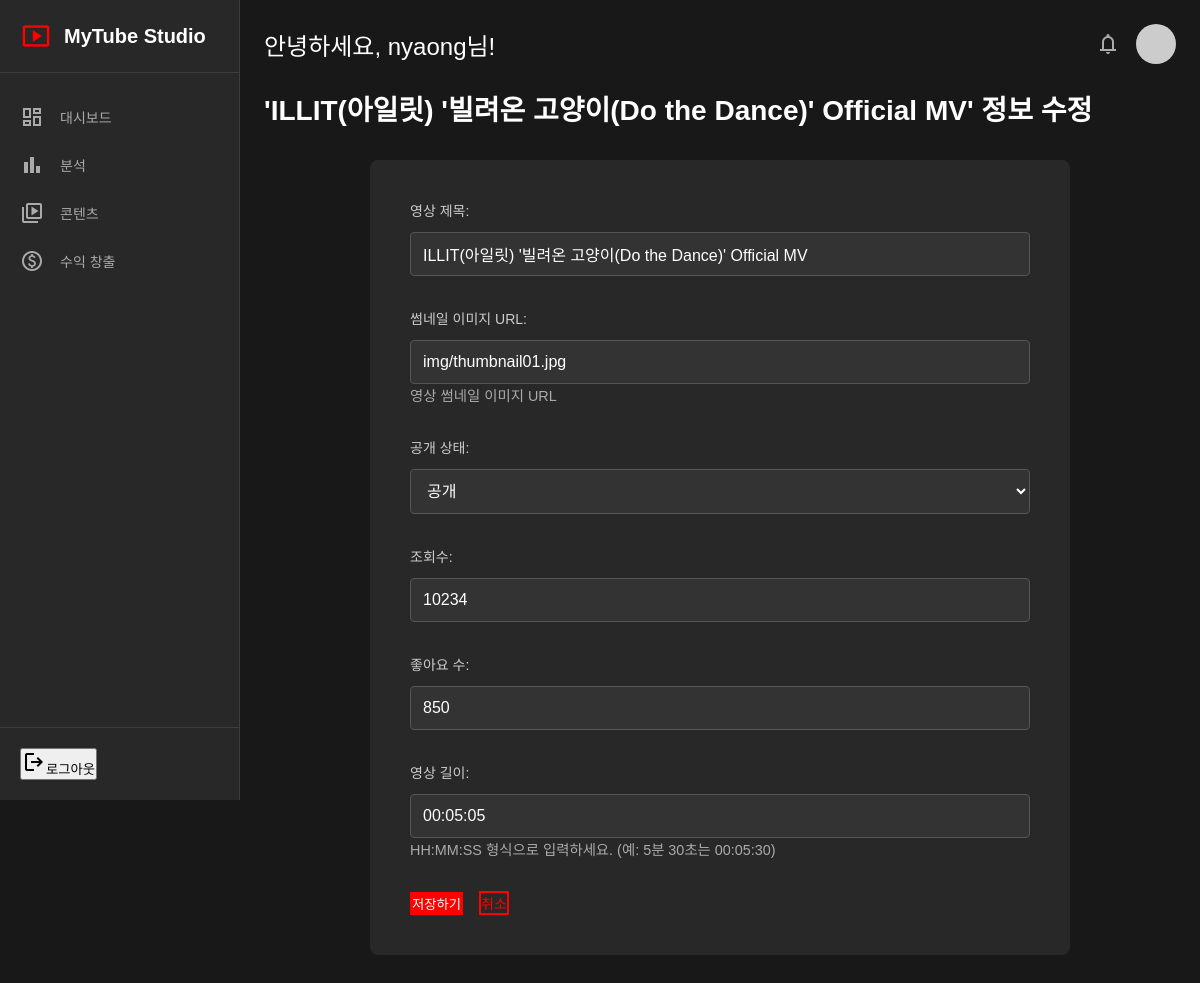
The page /accounts/contents/1/update/ (signed in) on the database its author committed.
### youtube/models.py (models this page shows, shortened)
class Video(models.Model):
    class Status(models.TextChoices):
        PUBLIC = 'Public', '공개'
        PRIVATE = 'Private', '비공개'
        UNLISTED = 'Unlisted', '일부 공개'
    account = models.ForeignKey(AccountInfo, on_delete=models.CASCADE, related_name='videos')
    title = models.CharField(max_length=100)
    views = models.PositiveIntegerField(default=0)
    likes = models.PositiveIntegerField(default=0)
    uploaded_at = models.DateTimeField(default=timezone.now, verbose_name="업로드 날짜")
    duration = models.DurationField(default=datetime.timedelta(seconds=0), verbose_name="영상 길이")
    status = models.CharField(max_length=10, choices=Status.choices, default=Status.PRIVATE, verbose_name="공개 상태")
    thumbnail_url = models.URLField(blank=True, null=True, help_text="영상 썸네일 이미지 URL")

### accounts/views.py (the view)
# urls.py: path('contents/<int:pk>/update/', views.video_update, name='video_update'),
@login_required
def video_update(request, pk):
    video = get_object_or_404(Video, pk=pk)
    if request.method == 'POST':
        form = VideoForm(request.POST, instance=video)
        if form.is_valid():
            form.save()
            messages.success(request, f"'{video.title}' 영상 정보가 성공적으로 수정되었습니다.")
            return redirect('accounts:contents')
    else:
        form = VideoForm(instance=video)
    context = {
        'form': form,
        'page_title': f"'{video.title}' 정보 수정"
    }
    return render(request, 'youtube/video_form.html', context)

### youtube/forms.py
class VideoForm(forms.ModelForm):
    class Meta:
        model = Video
        fields = ['title', 'thumbnail_url', 'status', 'views', 'likes', 'duration']
        labels = {
            'title': '영상 제목',
            'thumbnail_url': '썸네일 이미지 URL',
            'status': '공개 상태',
            'views': '조회수',
            'likes': '좋아요 수',
            'duration': '영상 길이',
        }
        widgets = {
            'title': forms.TextInput(attrs={'class': 'form-control'}),
            'thumbnail_url': forms.URLInput(attrs={'class': 'form-control', 'placeholder': 'https://...'}),
            'status': forms.Select(attrs={'class': 'form-control'}),
            'views': forms.NumberInput(attrs={'class': 'form-control'}),
            'likes': forms.NumberInput(attrs={'class': 'form-control'}),
            'duration': forms.TextInput(attrs={'class': 'form-control', 'placeholder': '예: 00:05:30'}),
        }
        help_texts = {
            'duration': 'HH:MM:SS 형식으로 입력하세요. (예: 5분 30초는 00:05:30)'
        }

### templates/youtube/video_form.html (shortened to what this page needs)
{% extends "dashboard_base.html" %}
{% block content %}
<h1>{{ page_title }}</h1>
<form method="post" class="form-container">
    {{ form.as_p }}
    <div class="form-actions">
        <button type="submit" class="btn-primary">저장하기</button>
        <a href="{% url 'accounts:contents' %}" class="btn-secondary">취소</a>
    </div>
</form>
{% endblock %}

### templates/dashboard_base.html (shortened to what this page needs)
{% extends "base.html" %}
{% load static humanize %}
{% block extra_head %}
    <link rel="stylesheet" type="text/css" href="{% static 'css/dashboard_style.css' %}">
{% endblock %}
{% block body_content %}
    <div class="dashboard-container">
        <aside class="sidebar">
            <div class="sidebar-header">
                <span class="material-symbols-outlined logo-icon">smart_display</span>
                <h1>MyTube Studio</h1>
            </div>
            <nav class="sidebar-nav">
                <ul>
                    <li class="{% if request.resolver_match.url_name == 'dashboard' %}active{% endif %}"><a href="{% url 'dashboard' %}"><span class="material-symbols-outlined">dashboard</span>대시보드</a></li>
                    <li class="{% if request.resolver_match.url_name == 'analysis' %}active{% endif %}"><a href="{% url 'accounts:analysis' %}"><span class="material-symbols-outlined">bar_chart</span>분석</a></li>
                    <li class="{% if request.resolver_match.url_name == 'contents' %}active{% endif %}"><a href="{% url 'accounts:contents' %}"><span class="material-symbols-outlined">video_library</span>콘텐츠</a></li>
                    <li class="{% if request.resolver_match.url_name == 'monetization' %}active{% endif %}"><a href="{% url 'accounts:monetization' %}"><span class="material-symbols-outlined">monetization_on</span>수익 창출</a></li>
                </ul>
            </nav>
            <div class="sidebar-footer">
                <form method="post" action="{% url 'accounts:logout' %}">
                    <button type="submit"><span class="material-symbols-outlined">logout</span>로그아웃</button>
                </form>
            </div>
        </aside>
        <main class="main-content">
            <header class="main-header">
                <h2>안녕하세요, {{ request.user.username }}님!</h2>
                <div class="user-profile">
                    <span class="material-symbols-outlined">notifications</span>
                    <img src="https://i.pravatar.cc/40?u={{ request.user.username }}" alt="User Avatar" class="avatar">
                </div>
            </header>
            {% block content %}{% endblock %}
        </main>
    </div>
{% endblock body_content %}

### static/css/base.css (style rules this page uses)
body { background-color: #121212; color: #e0e0e0; font-family: 'Noto Sans KR', sans-serif; }

### static/css/dashboard_style.css (style rules this page uses)
:root { --bg-primary: #181818; --bg-secondary: #282828; --bg-tertiary: #3d3d3d; --text-primary: #ffffff; --text-secondary: #aaaaaa; --accent-red: #ff0000; --accent-red-hover: #cc0000; --positive-change: #4caf50; --negative-change: #f44336; --border-color: #3d3d3d; --font-family: 'Noto Sans KR', sans-serif; }
* { margin: 0; padding: 0; box-sizing: border-box; }
body { font-family: var(--font-family); background-color: var(--bg-primary); color: var(--text-primary); font-size: 14px; }
a { text-decoration: none; color: inherit; }
.dashboard-container { display: flex; }
.sidebar { width: 240px; background-color: var(--bg-secondary); height: 100vh; position: fixed; top: 0; left: 0; display: flex; flex-direction: column; border-right: 1px solid var(--border-color); }
.sidebar-header { padding: 20px; display: flex; align-items: center; gap: 12px; border-bottom: 1px solid var(--border-color); }
.sidebar-header .logo-icon { font-size: 32px; color: var(--accent-red); }
.sidebar-header h1 { font-size: 20px; font-weight: 700; }
.sidebar-nav { flex-grow: 1; padding: 20px 0; }
.sidebar-nav ul { list-style: none; }
.sidebar-nav li a { display: flex; align-items: center; gap: 16px; padding: 12px 20px; color: var(--text-secondary); transition: background-color 0.2s, color 0.2s; }
.sidebar-nav .material-symbols-outlined { font-size: 24px; }
.sidebar-footer { padding: 20px; border-top: 1px solid var(--border-color); }
.main-content { margin-left: 240px; flex-grow: 1; padding: 24px; }
.main-header { display: flex; justify-content: space-between; align-items: center; margin-bottom: 24px; }
.main-header h2 { font-size: 24px; font-weight: 500; }
.user-profile { display: flex; align-items: center; gap: 16px; }
.user-profile .material-symbols-outlined { font-size: 24px; cursor: pointer; color: var(--text-secondary); }
.user-profile .avatar { width: 40px; height: 40px; border-radius: 50%; }

### templates/youtube/video_form.html (style rules this page uses)
.form-container { background-color: #282828; padding: 2.5rem; border-radius: 8px; max-width: 700px; margin: 2rem auto; }
.form-container p { margin-bottom: 2rem; }
.form-container label { display: block; margin-bottom: 0.75rem; font-weight: 500; color: #ccc; }
.form-control { width: 100%; padding: 12px; background-color: #333; border: 1px solid #555; border-radius: 4px; color: #fff; font-size: 1rem; transition: border-color 0.2s ease-in-out; }
.form-container .helptext { font-size: 0.9rem; color: #aaa; margin-top: 0.5rem; }
.form-actions { margin-top: 2rem; display: flex; gap: 1rem; align-items: center; }
.form-actions .btn-primary { background-color: #ff0000; color: #fff; border: 2px solid #ff0000; }
.form-actions .btn-secondary { background-color: transparent; color: #ff0000; border: 2px solid #ff0000; }

### rows shown on the page
Video: title "ILLIT(아일릿) '빌려온 고양이(Do the Dance)' Official MV", thumbnail_url "img/thumbnail01.jpg", status "공개", views "10234", likes "850", duration "00:05:05"

### other values the page prints
{{ request.user.username }} "nyaong"
{{ page_title }} "'ILLIT(아일릿) '빌려온 고양이(Do the Dance)' Official MV' 정보 수정"
